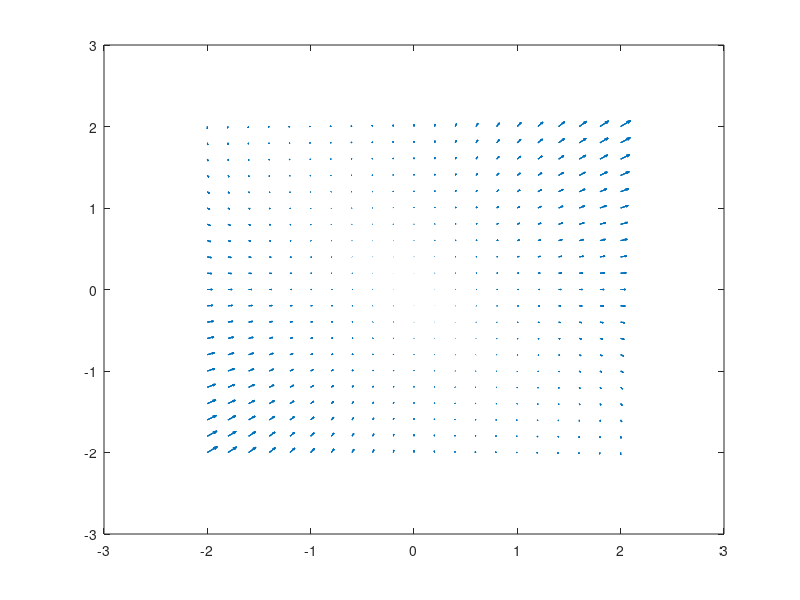

This figure's MATLAB source: (Note: this script raises an error after producing the figure.)
clear; close all;

[x1,x2] = meshgrid([-2:0.2:2,-2:0.2:2]);
x1dot = x1.^2+x1.*x2;
x2dot = 0.5*x2.^2+x1.*x2;
quiver(x1,x2,x1dot,x2dot);

[~,x] = ode23(@(t,x) ex4bode(t,x),[0 50],[-0.01,0.2]);
hold on
plot(x(:,1),x(:,2))
[~,x] = ode23(@(t,x) ex4bode(t,x),[0 60],[-0.01,0.3]);
plot(x(:,1),x(:,2))
[~,x] = ode23(@(t,x) ex4bode(t,x),[0 60],[-0.01,0.1]);
plot(x(:,1),x(:,2))
[~,x] = ode23(@(t,x) ex4bode(t,x),[0 60],[0.25,-0.1]);
plot(x(:,1),x(:,2))
[~,x] = ode23(@(t,x) ex4bode(t,x),[0 60],[0.1,-0.1]);
plot(x(:,1),x(:,2))
[~,x] = ode23(@(t,x) ex4bode(t,x),[0 60],[0.2,-0.1]);
plot(x(:,1),x(:,2))
[~,x] = ode23(@(t,x) ex4bode(t,x),[0 60],[0.01,0.01]);
plot(x(:,1),x(:,2))
[~,x] = ode23(@(t,x) ex4bode(t,x),[0 60],[-2,-2]);
plot(x(:,1),x(:,2))
axis([-2,2,-2,2])